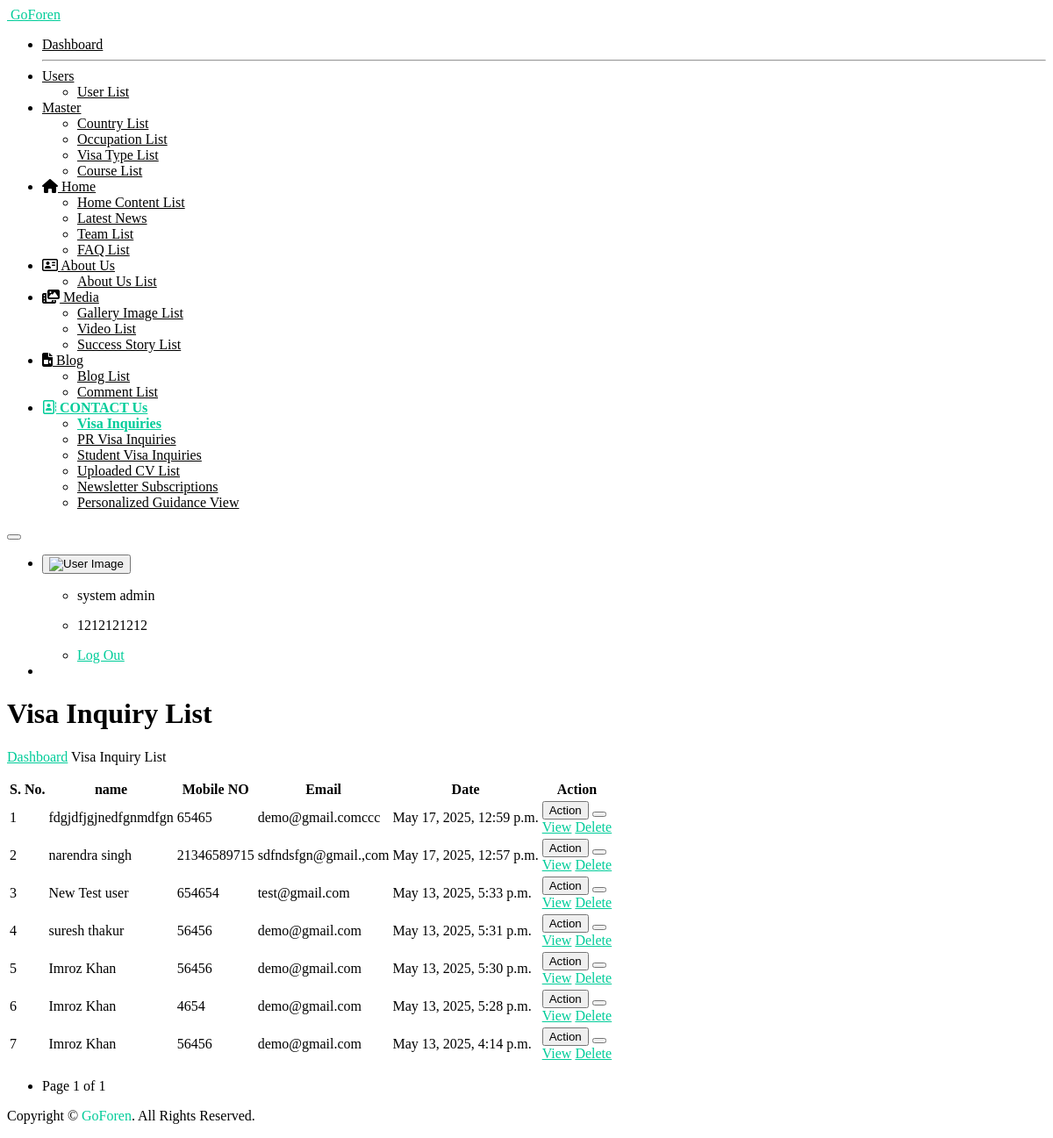
The app's page /inquiry_view/ (signed in), older data.
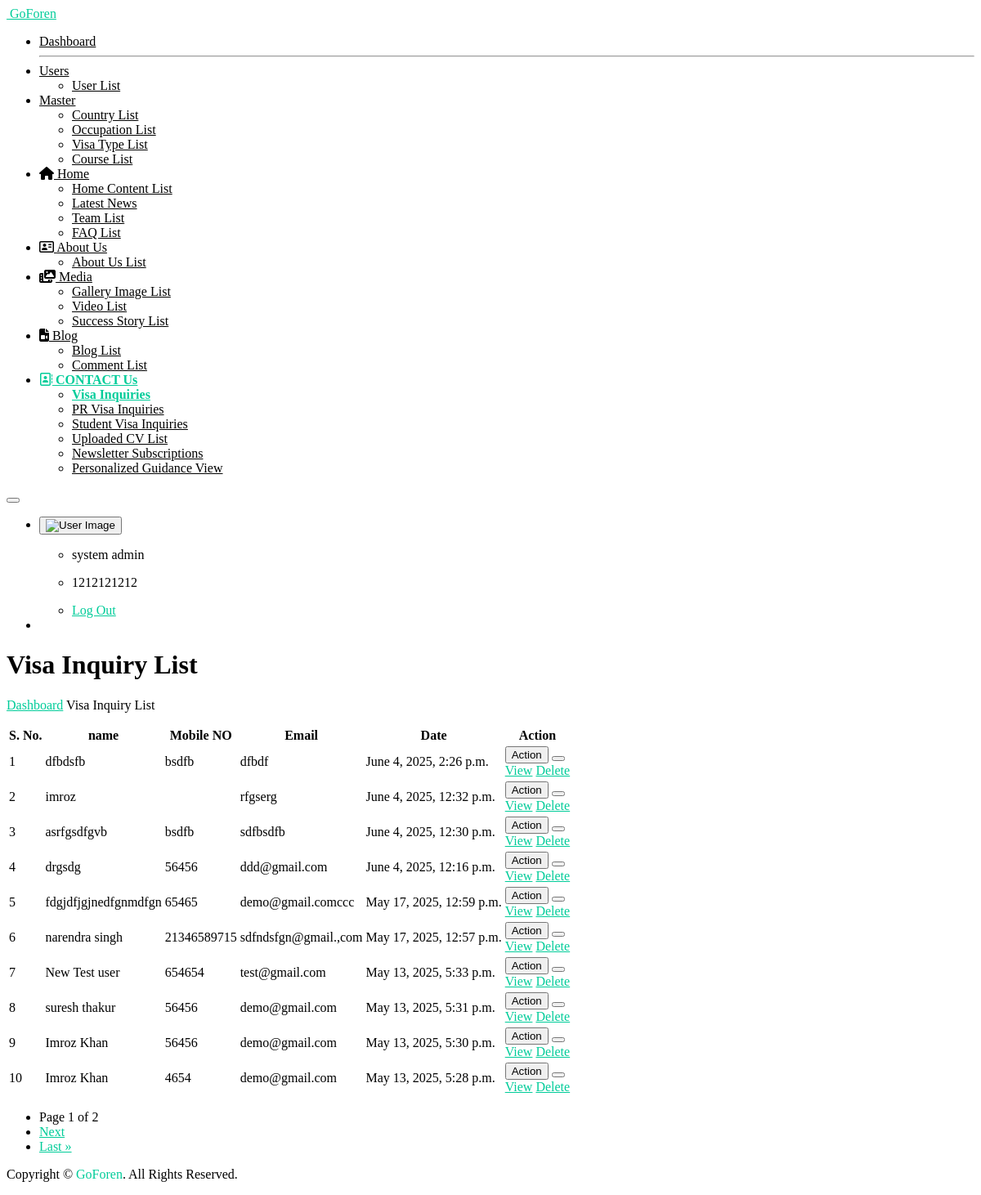
The same page, newer data.
### myapp/models.py (models this page shows, shortened)
class visa_inquiry(models.Model):
    name = models.CharField(max_length=100)
    email = models.EmailField()
    number = models.CharField(max_length=15)
    desired_country = models.CharField(max_length=50, null=True)
    desired_visa_service = models.CharField(max_length=50, null=True)
    resume = models.FileField(upload_to='resumes/')
    interested_in_coaching = models.BooleanField(default=False)
    course = models.CharField(max_length=50, blank=True, null=True)
    message = models.TextField(blank=True, null=True)
    captcha_entered = models.CharField(max_length=20)  # Store what user typed
    created_at = models.DateTimeField(auto_now_add=True)
    class Meta:
        db_table = 'visa_inquiry'

### myapp/views.py (the view)
    def wrapper(request, *args, **kwargs):
        if 'user_id' not in request.session:
            return redirect('open_sign_in_page')
        return view_func(request, *args, **kwargs)

### myapp/views.py (called while the page is built)
def login_required_custom(view_func):
    def wrapper(request, *args, **kwargs):
        if 'user_id' not in request.session:
            return redirect('open_sign_in_page')
        return view_func(request, *args, **kwargs)
    return wrapper

@login_required_custom
def inquiry_view(request):
    all_inq_queryset = visa_inquiry.objects.all().order_by("-id")
    paginator = Paginator(all_inq_queryset, 10)  # Show 10 inquiries per page
    page_number = request.GET.get('page')
    page_obj = paginator.get_page(page_number)
    context = {
        "all_inq": page_obj.object_list,
        "page_obj": page_obj,
    }
    return render(request, "inquiry-list.html", context)

### templates/inquiry-list.html (shortened to what this page needs)
{% extends "base.html" %}
{% load static %}
{%  block start %}
			<div class="ec-content-wrapper">
				<div class="content">
					<div class="breadcrumb-wrapper d-flex align-items-center justify-content-between">
						<div>
							<h1>Visa Inquiry List</h1>
							<p class="breadcrumbs"><span><a href="{% url 'dashboard_view' %}">Dashboard</a></span>
								<span></span>Visa Inquiry List</p>
						</div>
					</div>
					<div class="row">
						<div class="col-12">
							<div class="card card-default">
								<div class="card-body">
									<div class="table-responsive">
										<table id="responsive-data-table" class="table">
											<thead>
												<tr>
													<th>S. No.</th>
													<th>name</th>
													<th>Mobile NO</th>
													<th>Email</th>
													<th>Date</th>
                                                    <th>Action</th>
												</tr>
											</thead>
											<tbody>
                                                {% for i in all_inq %}
												<tr>
													<td>{{forloop.counter}}</td>
													<td>{{i.name}}</td>
													<td>{{i.number}}</td>
													<td>{{i.email}}</td>
													<td>{{i.created_at}}</td>
													<td>
														<div class="btn-group mb-1">
															<button type="button"
																class="btn btn-outline-success">Action</button>
															<button type="button"
																class="btn btn-outline-success dropdown-toggle dropdown-toggle-split"
																data-bs-toggle="dropdown" aria-haspopup="true"
																aria-expanded="false" data-display="static">
															</button>
															<div class="dropdown-menu">
                                                                <a class="dropdown-item" href="{% url 'inq_detail' i.id %}">View</a>
                                                                <a href="javascript:void(0);" class="dropdown-item delete-btn" data-url="{% url 'delete_inquiry' i.id %}">Delete</a>
															</div>
															</div>
													</td>
												</tr>
                                                {% endfor %}
											</tbody>
										</table>
										<div class="pagination justify-content-center mt-3" style="justify-content: left !important;">
    <nav>
        <ul class="pagination">
            <li class="page-item disabled">
                <span class="page-link">
                    Page {{ page_obj.number }} of {{ page_obj.paginator.num_pages }}
                </span>
            </li>
            {% if page_obj.has_next %}
            <li class="page-item">
                <a class="page-link" href="?q={{ search_query }}&page={{ page_obj.next_page_number }}">Next</a>
            </li>
            <li class="page-item">
                <a class="page-link" href="?q={{ search_query }}&page={{ page_obj.paginator.num_pages }}">Last &raquo;</a>
            </li>
            {% endif %}
        </ul>
    </nav>
</div>
									</div>
								</div>
							</div>
						</div>
					</div>
				</div>
			</div>
{%  endblock %}

### templates/base.html (shortened to what this page needs)
<!DOCTYPE html>
<html lang="en" dir="ltr">
<head>
	<link href="https://cdn.materialdesignicons.com/4.4.95/css/materialdesignicons.min.css" rel="stylesheet" />
	<link href="https://sitsoftwares.co.in/go_foren/assets/plugins/daterangepicker/daterangepicker.css" rel="stylesheet">
	<link href="https://sitsoftwares.co.in/go_foren/assets/plugins/simplebar/simplebar.css" rel="stylesheet" />
	<link id="ekka-css" href="https://sitsoftwares.co.in/go_foren/assets/css/ekka.css" rel="stylesheet" />
	<link rel="stylesheet" href="https://cdnjs.cloudflare.com/ajax/libs/font-awesome/5.15.3/css/all.min.css">
	<link rel="stylesheet" href="https://cdnjs.cloudflare.com/ajax/libs/font-awesome/6.5.0/css/all.min.css">
</head>
<body class="ec-header-fixed ec-sidebar-fixed ec-sidebar-light ec-header-light" id="body">
	<div class="wrapper">
		<div class="ec-left-sidebar ec-bg-sidebar">
			<div id="sidebar" class="sidebar ec-sidebar-footer">
				<div class="ec-brand">
					<a href="#" title="SIT">
						<span class="ec-brand-name text-truncate">GoForen</span>
					</a>
				</div>
				<div class="ec-navigation" data-simplebar>
					<ul class="nav sidebar-inner" id="sidebar-menu">
						<li class="">
							<a class="sidenav-item-link" href="{% url 'dashboard_view' %}">
								<span class="nav-text">Dashboard</span>
							</a>
							<hr>
						</li>
						<li class="has-sub">
							<a class="sidenav-item-link" href="javascript:void(0)">
								<span class="nav-text">Users</span> <b class="caret"></b>
							</a>
							<div class="collapse">
								<ul class="sub-menu" id="products" data-parent="#sidebar-menu">
									<li class="">
										<a class="sidenav-item-link" href="{% url 'user_list' %}">
											<span class="nav-text">User List</span>
										</a>
									</li>
								</ul>
							</div>
						</li>
						<li class="has-sub">
							<a class="sidenav-item-link" href="javascript:void(0)">
								<span class="nav-text">Master</span> <b class="caret"></b>
							</a>
							<div class="collapse">
								<ul class="sub-menu" id="products" data-parent="#sidebar-menu">
									<li class="">
										<a class="sidenav-item-link" href="{% url 'country_list' %}">
											<span class="nav-text">Country List</span>
										</a>
									</li>
									<li class="">
										<a class="sidenav-item-link" href="{% url 'occupation_list' %}">
											<span class="nav-text">Occupation List</span>
										</a>
									</li>
									<li class="">
										<a class="sidenav-item-link" href="{% url 'visa_type_list' %}">
											<span class="nav-text">Visa Type List</span>
										</a>
									</li>
									<li class="">
										<a class="sidenav-item-link" href="{% url 'course_list' %}">
											<span class="nav-text">Course List</span>
										</a>
									</li>
					            </ul>
							</div>
						</li>
						<li class="has-sub">
							<a class="sidenav-item-link" href="javascript:void(0)">
							<i class="fa-solid fa-house"></i>
								<span class="nav-text">Home</span> <b class="caret"></b>
							</a>
							<div class="collapse">
								<ul class="sub-menu" id="products" data-parent="#sidebar-menu">
									<li class="">
										<a class="sidenav-item-link" href="{% url 'home_list' %}">
											<span class="nav-text">Home Content List</span>
										</a>
									</li>
									<li class="">
										<a class="sidenav-item-link" href="{% url 'news_list' %}">
											<span class="nav-text">Latest News</span>
										</a>
									</li>
									<li class="">
										<a class="sidenav-item-link" href="{% url 'team_list' %}">
											<span class="nav-text">Team List</span>
										</a>
									</li>
									<li class="">
										<a class="sidenav-item-link" href="{% url 'faq_list' %}">
											<span class="nav-text">FAQ List</span>
										</a>
									</li>
					            </ul>
							</div>
						</li>
						<li class="has-sub">
							<a class="sidenav-item-link" href="javascript:void(0)">
								<i class="fa-regular fa-address-card"></i>
								<span class="nav-text">About Us</span> <b class="caret"></b>
							</a>
							<div class="collapse">
								<ul class="sub-menu" id="products" data-parent="#sidebar-menu">
									<li class="">
										<a class="sidenav-item-link" href="{% url 'about_us_list' %}">
											<span class="nav-text">About Us List</span>
										</a>
									</li>
					            </ul>
							</div>
						</li>
						<li class="has-sub">
							<a class="sidenav-item-link" href="javascript:void(0)">
								<i class="fa-solid fa-photo-film"></i>
								<span class="nav-text">Media</span> <b class="caret"></b>
							</a>
							<div class="collapse">
								<ul class="sub-menu" id="products" data-parent="#sidebar-menu">
									<li class="">
										<a class="sidenav-item-link" href="{% url 'image_list' %}">
											<span class="nav-text">Gallery Image List</span>
										</a>
									</li>
									<li class="">
										<a class="sidenav-item-link" href="{% url 'video_list' %}">
											<span class="nav-text">Video List</span>
										</a>
									</li>
									<li class="">
										<a class="sidenav-item-link" href="{% url 'success_story_list' %}">
											<span class="nav-text">Success Story List</span>
										</a>
									</li>
					            </ul>
							</div>
						</li>
						<li class="has-sub">
							<a class="sidenav-item-link" href="javascript:void(0)">
							<i class="fa-solid fa-file-video"></i>
								<span class="nav-text">Blog</span> <b class="caret"></b>
							</a>
							<div class="collapse">
								<ul class="sub-menu" id="products" data-parent="#sidebar-menu">
									<li class="">
										<a class="sidenav-item-link" href="{% url 'blog_list' %}">
											<span class="nav-text">Blog List</span>
										</a>
									</li>
									<li class="">
										<a class="sidenav-item-link" href="{% url 'comment_list_view' %}">
											<span class="nav-text">Comment List</span>
										</a>
									</li>
					            </ul>
							</div>
						</li>
						<li class="has-sub">
							<a class="sidenav-item-link" href="javascript:void(0)">
								<i class="fa-regular fa-address-book"></i>
								<span class="nav-text">CONTACT  Us</span> <b class="caret"></b>
							</a>
							<div class="collapse">
								<ul class="sub-menu" id="products" data-parent="#sidebar-menu">
									<li class="">
										<a class="sidenav-item-link" href="{% url 'inquiry_view' %}">
											<span class="nav-text">Visa Inquiries</span>
										</a>
									</li>
									<li class="">
										<a class="sidenav-item-link" href="{% url 'pr_visa_inquiry_view' %}">
											<span class="nav-text">PR Visa Inquiries</span>
										</a>
									</li>
									<li class="">
										<a class="sidenav-item-link" href="{% url 'student_visa_inquiry_view' %}">
											<span class="nav-text">Student Visa Inquiries</span>
										</a>
									</li>
									<li class="">
										<a class="sidenav-item-link" href="{% url 'cv_list_view' %}">
											<span class="nav-text">Uploaded CV List</span>
										</a>
									</li>
									<li class="">
										<a class="sidenav-item-link" href="{% url 'newsletter_view' %}">
											<span class="nav-text">Newsletter Subscriptions</span>
										</a>
									</li>
									<li class="">
										<a class="sidenav-item-link" href="{% url 'personalized_guidance_view' %}">
											<span class="nav-text">Personalized Guidance View</span>
										</a>
									</li>
					            </ul>
							</div>
						</li>
				</div>
			</div>
		</div>
		<div class="ec-page-wrapper">
			<header class="ec-main-header" id="header">
				<nav class="navbar navbar-static-top navbar-expand-lg">
					<button id="sidebar-toggler" class="sidebar-toggle"></button>
					<div class="navbar-right">
						<ul class="nav navbar-nav">
							<li class="dropdown user-menu">
								<button class="dropdown-toggle nav-link ec-drop" data-bs-toggle="dropdown"
									aria-expanded="false">
								    <img src="https://sitsoftwares.co.in/go_foren/assets/img/user/user.png" class="user-image" alt="User Image">
								</button>
								<ul class="dropdown-menu dropdown-menu-right ec-dropdown-menu">
									<li class="dropdown-header">
					                    <p>{{request.session.session_username}}</p>
									</li>
									<li class="dropdown-header">
					                    <p>{{request.session.session_mobile}}</p>
									</li>
									<li class="dropdown-footer">
										<a href="{% url 'logout' %}">  Log Out </a>
									</li>
								</ul>
							</li>
							<li class="right-sidebar-in right-sidebar-2-menu">
							</li>
						</ul>
					</div>
				</nav>
			</header>
            {%  block start %}
            {%  endblock %}
			<footer class="footer mt-auto">
				<div class="copyright bg-white">
					<p>
						Copyright &copy; <a class="text-primary" target="_blank"> GoForen</a>. All Rights Reserved.
					  </p>
				</div>
			</footer>
		</div>
	</div>
</body>
</html>

### templates/base.html (style rules this page uses)
.sidenav-item-link.active { color: #007bff; font-weight: bold; }
.has-sub.active > a { color: #007bff; font-weight: bold; }
.sidebar .sidebar-inner > li > a { color: #000000 !important; }
.sidebar .nav > li.active > a i { color: #00cc99 !important; }
.ec-sidebar-light .sidebar .nav > li.active > a { color: #00cc99 !important; }
.sidebar .sidebar-inner > li > a:before { background: #00cc99 !important; }
.ec-sidebar-light .sidebar .sub-menu > li > a { color: #000000; }
.ec-sidebar-light .sidebar .sub-menu > li.active > a { color: #00cc99 !important; }

### templates/inquiry-list.html (style rules this page uses)
a { color: #00cc99; }

Row changes from the older to the newer data that the page shows:
no longer on this page (row unchanged): visa_inquiry: name "Imroz Khan", number "56456", email "demo@gmail.com", created_at "May 13, 2025, 4:14 p.m."
added visa_inquiry: name "dfbdsfb", number "bsdfb", email "dfbdf", created_at "June 4, 2025, 2:26 p.m."
added visa_inquiry: name "imroz", email "rfgserg", created_at "June 4, 2025, 12:32 p.m."
added visa_inquiry: name "asrfgsdfgvb", number "bsdfb", email "sdfbsdfb", created_at "June 4, 2025, 12:30 p.m."
added visa_inquiry: name "drgsdg", number "56456", email "ddd@gmail.com", created_at "June 4, 2025, 12:16 p.m."
Text that changed along with them:
{{ page_obj.paginator.num_pages }}: "1" → "2"
text now shown: "Next Last »"
